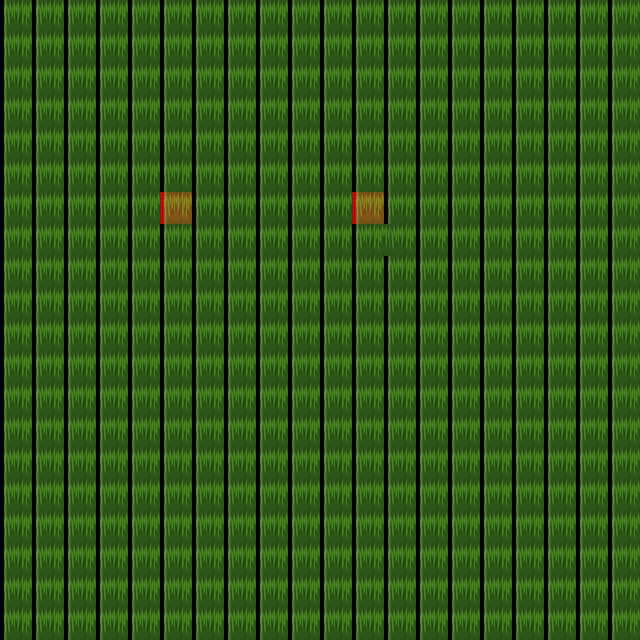

A 2D game scene composited from a Tiled map and its tileset images. What follows is a short description and the map's XML, with every tile layer's data as written:
An orthogonal 20x20 tile map with 32x32 px tiles, 2 tile layers (red, Tile Layer 1), 3 tilesets.

<map version="1.5" tiledversion="1.7.2" orientation="orthogonal" renderorder="right-down" width="20" height="20" tilewidth="32" tileheight="32" infinite="0" nextlayerid="3" nextobjectid="1">
 <tileset firstgid="1" name="[Base]BaseChip_pipo" tilewidth="32" tileheight="32" tilecount="1064" columns="8">
  <image source="../[Base]BaseChip_pipo.png" width="256" height="4256" />
 </tileset>
 <tileset firstgid="1065" name="LightShadow_pipo" tilewidth="32" tileheight="32" tilecount="48" columns="8">
  <image source="../LightShadow_pipo.png" width="256" height="192" />
 </tileset>
 <tileset firstgid="1113" source="[A]WaterFall_pipo.tsx" />
 <layer id="2" name="red" width="20" height="20">
  <data encoding="csv">
0,0,0,0,0,0,0,0,0,0,0,0,0,0,0,0,0,0,0,0,
0,0,0,0,0,0,0,0,0,0,0,0,0,0,0,0,0,0,0,0,
0,0,0,0,0,0,0,0,0,0,0,0,0,0,0,0,0,0,0,0,
0,0,0,0,0,0,0,0,0,0,0,0,0,0,0,0,0,0,0,0,
0,0,0,0,0,0,0,0,0,0,0,0,0,0,0,0,0,0,0,0,
0,0,0,0,0,0,0,0,0,0,0,0,0,0,0,0,0,0,0,0,
0,0,0,0,0,294,0,0,0,0,0,294,0,0,0,0,0,0,0,0,
0,0,0,0,0,0,0,0,0,0,0,0,0,0,0,0,0,0,0,0,
0,0,0,0,0,0,0,0,0,0,0,0,0,0,0,0,0,0,0,0,
0,0,0,0,0,0,0,0,0,0,0,0,0,0,0,0,0,0,0,0,
0,0,0,0,0,0,0,0,0,0,0,0,0,0,0,0,0,0,0,0,
0,0,0,0,0,0,0,0,0,0,0,0,0,0,0,0,0,0,0,0,
0,0,0,0,0,0,0,0,0,0,0,0,0,0,0,0,0,0,0,0,
0,0,0,0,0,0,0,0,0,0,0,0,0,0,0,0,0,0,0,0,
0,0,0,0,0,0,0,0,0,0,0,0,0,0,0,0,0,0,0,0,
0,0,0,0,0,0,0,0,0,0,0,0,0,0,0,0,0,0,0,0,
0,0,0,0,0,0,0,0,0,0,0,0,0,0,0,0,0,0,0,0,
0,0,0,0,0,0,0,0,0,0,0,0,0,0,0,0,0,0,0,0,
0,0,0,0,0,0,0,0,0,0,0,0,0,0,0,0,0,0,0,0,
0,0,0,0,0,0,0,0,0,0,0,0,0,0,0,0,0,0,0,0
</data>
 </layer>
 <layer id="1" name="Tile Layer 1" width="20" height="20">
  <data encoding="csv">
1534,1534,1534,1534,1534,1534,1534,1534,1534,1534,1534,1534,1534,1534,1534,1534,1534,1534,1534,1534,
1534,1534,1534,1534,1534,1534,1534,1534,1534,1534,1534,1534,1534,1534,1534,1534,1534,1534,1534,1534,
1534,1534,1534,1534,1534,1534,1534,1534,1534,1534,1534,1534,1534,1534,1534,1534,1534,1534,1534,1534,
1534,1534,1534,1534,1534,1534,1534,1534,1534,1534,1534,1534,1534,1534,1534,1534,1534,1534,1534,1534,
1534,1534,1534,1534,1534,1534,1534,1534,1534,1534,1534,1534,1534,1534,1534,1534,1534,1534,1534,1534,
1534,1534,1534,1534,1534,1534,1534,1534,1534,1534,1534,1534,1534,1534,1534,1534,1534,1534,1534,1534,
1534,1534,1534,1534,1534,1534,1534,1534,1534,1534,1534,1534,1534,1534,1534,1534,1534,1534,1534,1534,
1534,1534,1534,1534,1534,1534,1534,1534,1534,1534,1534,1534,1535,1534,1534,1534,1534,1534,1534,1534,
1534,1534,1534,1534,1534,1534,1534,1534,1534,1534,1534,1534,1534,1534,1534,1534,1534,1534,1534,1534,
1534,1534,1534,1534,1534,1534,1534,1534,1534,1534,1534,1534,1534,1534,1534,1534,1534,1534,1534,1534,
1534,1534,1534,1534,1534,1534,1534,1534,1534,1534,1534,1534,1534,1534,1534,1534,1534,1534,1534,1534,
1534,1534,1534,1534,1534,1534,1534,1534,1534,1534,1534,1534,1534,1534,1534,1534,1534,1534,1534,1534,
1534,1534,1534,1534,1534,1534,1534,1534,1534,1534,1534,1534,1534,1534,1534,1534,1534,1534,1534,1534,
1534,1534,1534,1534,1534,1534,1534,1534,1534,1534,1534,1534,1534,1534,1534,1534,1534,1534,1534,1534,
1534,1534,1534,1534,1534,1534,1534,1534,1534,1534,1534,1534,1534,1534,1534,1534,1534,1534,1534,1534,
1534,1534,1534,1534,1534,1534,1534,1534,1534,1534,1534,1534,1534,1534,1534,1534,1534,1534,1534,1534,
1534,1534,1534,1534,1534,1534,1534,1534,1534,1534,1534,1534,1534,1534,1534,1534,1534,1534,1534,1534,
1534,1534,1534,1534,1534,1534,1534,1534,1534,1534,1534,1534,1534,1534,1534,1534,1534,1534,1534,1534,
1534,1534,1534,1534,1534,1534,1534,1534,1534,1534,1534,1534,1534,1534,1534,1534,1534,1534,1534,1534,
1534,1534,1534,1534,1534,1534,1534,1534,1534,1534,1534,1534,1534,1534,1534,1534,1534,1534,1534,1534
</data>
 </layer>
</map>
